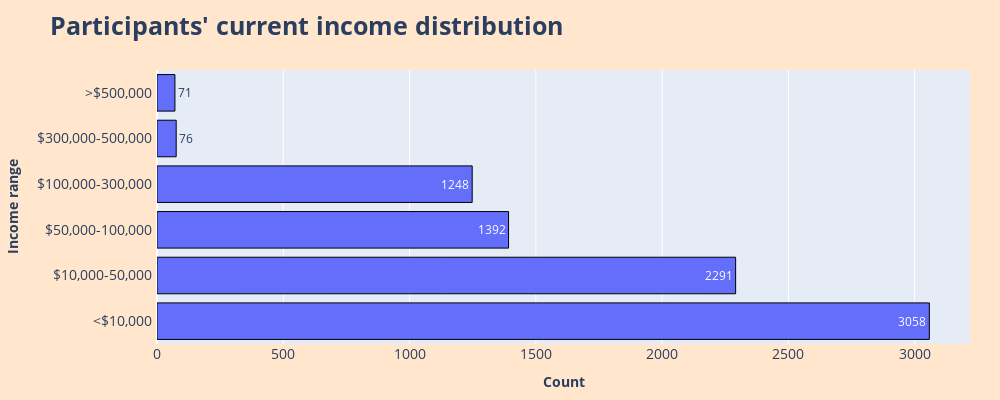

Notebook code for this chart:
### Markdown cell above
We have converted all the current income of the participants to the new range of income.From this, `processed_income_df` will be the main dataframe that we use for out analysis.     

Now, see the current distribution of income in new range:

### Code cell
# Find the frequency of each income range
income_distribution_df = processed_income_df['Current income'].value_counts().reset_index(name='Count')

fig = px.bar(income_distribution_df, 
            x='Count', 
            y='Current income',
            text='Count',
            labels={ 'Current income': '<b>Income range</b>', 'Count': '<b>Count</b>'},)

fig.update_layout(
    title_text='<b>Participants\' current income distribution</b>',
    title_font_size=25,
    width=1000, height=400,
    margin=dict(l=20, r=30, t=70, b=20),
    paper_bgcolor='#ffe6cc',
    xaxis=dict(tickfont=dict(size=14)),
    yaxis=dict(tickfont=dict(size=14), ticksuffix = " "),
)
fig.update_traces(marker_line_color='black', marker_line_width=1, hovertemplate='<b>%{text}</b> participants have the income in range <b>%{y}</b>')
fig.show()

### Figure 1 — Plotly figure (JSON) as saved in the notebook; plotly's stock layout.template omitted (floating-point values rounded to 4 significant figures)
{"data": [{"alignmentgroup": "True", "hovertemplate": "<b>%{text}</b> participants have the income in range <b>%{y}</b>", "legendgroup": "", "marker": {"color": "#636efa", "line": {"color": "black", "width": 1}, "pattern": {"shape": ""}}, "name": "", "offsetgroup": "", "orientation": "h", "showlegend": false, "text": [3058, 2291, 1392, 1248, 76, 71], "textposition": "auto", "type": "bar", "x": [3058, 2291, 1392, 1248, 76, 71], "xaxis": "x", "y": ["<$10,000", "$10,000-50,000", "$50,000-100,000", "$100,000-300,000", "$300,000-500,000", ">$500,000"], "yaxis": "y"}], "layout": {"barmode": "relative", "height": 400, "legend": {"tracegroupgap": 0}, "margin": {"b": 20, "l": 20, "r": 30, "t": 70}, "paper_bgcolor": "#ffe6cc", "title": {"font": {"size": 25}, "text": "<b>Participants' current income distribution</b>"}, "width": 1000, "xaxis": {"anchor": "y", "domain": [0, 1], "tickfont": {"size": 14}, "title": {"text": "<b>Count</b>"}}, "yaxis": {"anchor": "x", "domain": [0, 1], "tickfont": {"size": 14}, "ticksuffix": " ", "title": {"text": "<b>Income range</b>"}}}}
